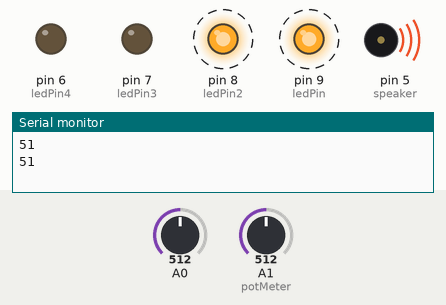
Recording of a sketch running on a simulated Arduino Uno, built with avr-gcc and run on an emulated ATmega328P. Shown: output pins drawn as LEDs (lit = HIGH), buzzer (waves = sounding), the last lines printed to the serial monitor. Dashed ring = blinking. The test bench sets the inputs (shaded band); at power-on: A0 = 512, A1 (potMeter) = 512.

Above: at 0.8 s.
1.6 s: A0 set to 685
5.1 s: A0 set to 716
At 5.37 s:
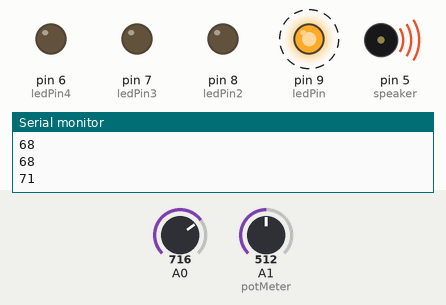
8.6 s: A0 set to 306
At 9.5 s:
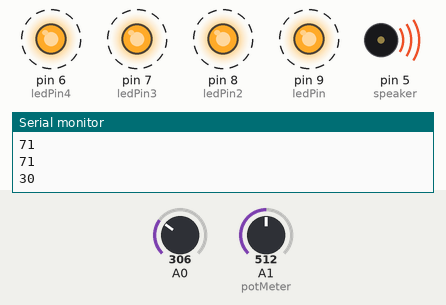
12.2 s: A0 set to 390
15.7 s: A0 set to 407
At 16.7 s:
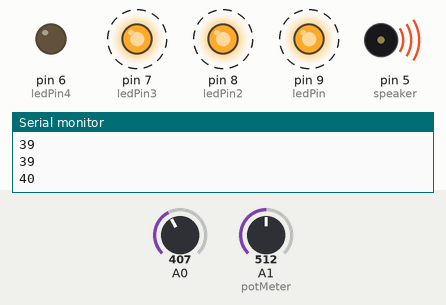
19.3 s: A0 set to 492
22.8 s: A0 set to 517
At 23.6 s:
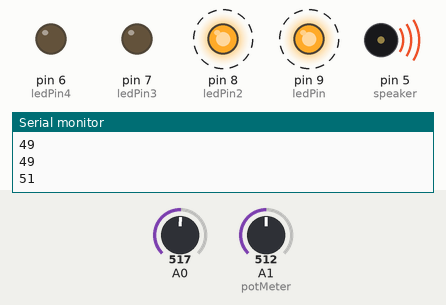
Timing chart, 0 to 27.3 s (numbered marks = the images above; inputs shaded):
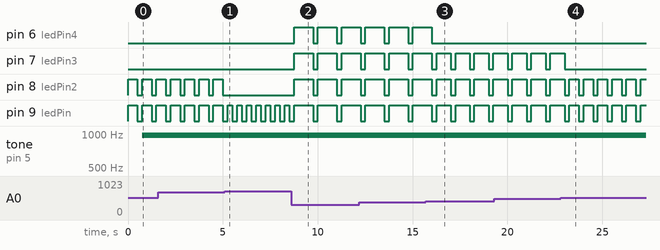

Measured:
- the behaviour switches between 699 and 700 on A0 (found by bisection; images 0 and 1)
- the behaviour switches between 399 and 400 on A0 (found by bisection; images 2 and 3)
- the behaviour switches between 499 and 500 on A0 (found by bisection; images 3 and 4)
- after the input at 5.1 s, pin 8 (ledPin2): stops changing and stays LOW; pin 9 (ledPin): alternates HIGH for 0.25 s and LOW for 0.25 s, starting after 0.40 s
- after the input at 8.6 s, pin 6 (ledPin4), pin 7 (ledPin3), pin 8 (ledPin2): alternates HIGH for 1.0 s and LOW for 0.25 s, starting after 0.16 s; pin 9 (ledPin): alternates HIGH for 1.0 s and LOW for 0.25 s, starting after 1.2 s
- after the input at 15.7 s, pin 6 (ledPin4): goes on until 16.0 s, then stays LOW
- after the input at 22.8 s, pin 7 (ledPin3): goes on until 23.0 s, then stays LOW
- by itself, pin 8 (ledPin2), pin 9 (ledPin): alternates HIGH for 0.50 s and LOW for 0.25 s

The sketch:

Lab4.ino
```cpp
const int ledPin=9; //the code will turn on the LED connected to pin 6
const int ledPin2 = 8; //the code will turn on the LED connected to pin 9
const int ledPin3 = 7; //the code will turn on the LED connected to pin 10
const int ledPin4 = 6; //the code will turn on the LED connected to pin 11
const int sensorPin= 0; //Sensor pin connects to analog pin A0
int level; //the variable that will hold the light level reading
const int threshold1 = 20; //this represents the threshold voltage. If voltage is below 10, this triggers the LED to turn on
const int threshold2 = 30; //this represents the threshold voltage. If voltage is below 20, this triggers the LED to turn on
const int threshold3 = 40; //this represents the threshold voltage. If voltage is below 30, this triggers the LED to turn on
const int threshold4 = 50; //this represents the threshold voltage. If voltage is below 40, this triggers the LED to turn on
const int threshold5 = 70; //this represents the threshold voltage. If voltage is over 60 then no LED turns on
int speaker = 5;
const int potMeter = A1;


void setup() {
pinMode (ledPin, OUTPUT); //sets digital pin 6 as output
pinMode (ledPin2, OUTPUT); //sets digital pin 9 as output
pinMode (ledPin3, OUTPUT); //sets digital pin 10 as output
pinMode (ledPin4, OUTPUT); //sets digital pin 11 as output
Serial.begin(9600); //sets the baud rate at 9600 so we can check the values the sensor is obtaining on the Serial Monitor
pinMode (speaker, OUTPUT); //sets buzzers as output

}

void loop(){
level= analogRead((sensorPin)) /10; //the sensor takes readings from analog pin A0
Serial.println(level);

if (level < 40){
//if the light level is below the threshold level, then 4 LED turns on
digitalWrite(ledPin, HIGH);
digitalWrite(ledPin2, HIGH);
digitalWrite(ledPin3, HIGH);
digitalWrite(ledPin4, HIGH);
delay(250);
}
if (level < 50){
//if the light level is below the threshold level, then 3 LED turns on
digitalWrite(ledPin, HIGH);
digitalWrite(ledPin2, HIGH);
digitalWrite(ledPin3, HIGH);
delay(250);
}
if (level < 70){
//if the light level is below the threshold level, then 2 LED turns on
digitalWrite(ledPin, HIGH);
digitalWrite(ledPin2, HIGH);
delay(250);
}

if (level < 80){
//if the light level is below the threshold level, then 1 LED turns on
digitalWrite(ledPin, HIGH);
delay(250);
}

if (level < 90){
//if the light level is below the threshold level, then 0 LED turns on
digitalWrite(ledPin, LOW);
digitalWrite(ledPin2, LOW);
digitalWrite(ledPin3, LOW);
digitalWrite(ledPin4, LOW);
delay(250);
}

//code to control the buzzer through potentiometer
    int val = 0;
    val = analogRead(potMeter);
    val = map(val, 0, 1023,0,255);
    analogWrite(5,val);


}
```
